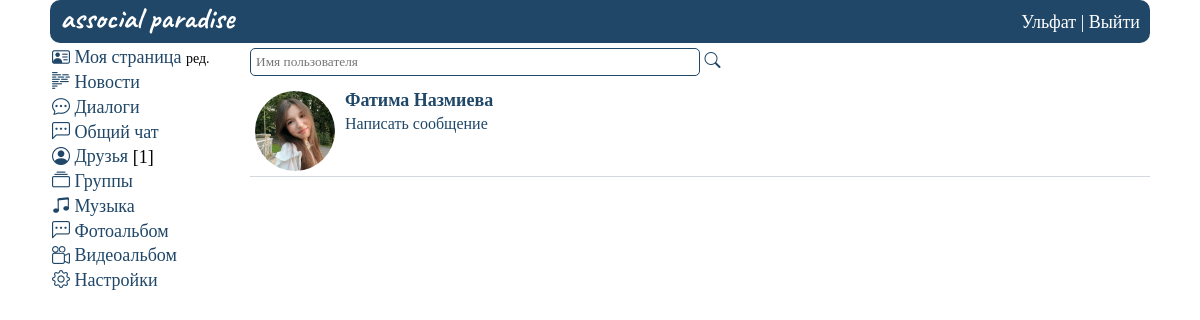
/friends (signed in), run on an earlier commit of the app's database.
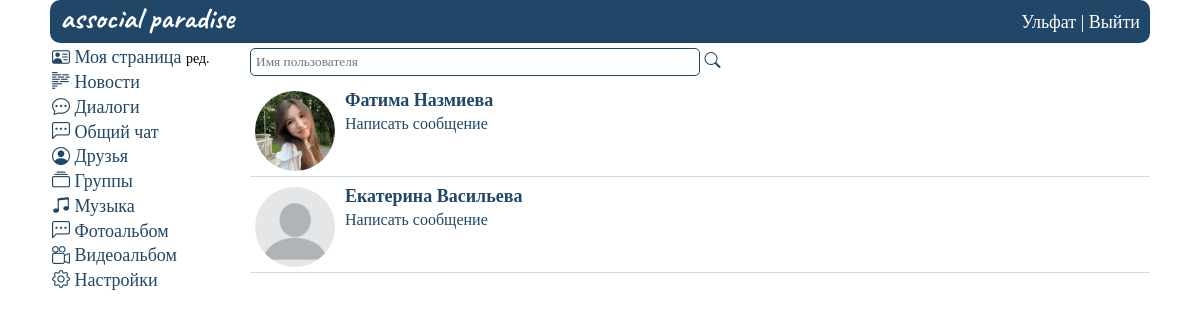
And on a later commit of the database.
### mysite/models.py (models this page shows)
class FriendsList(models.Model):
    from_user = models.TextField(max_length=100)
    to_user = models.TextField(max_length=100)
    friends = models.TextField(max_length=1, default=0)
    time_create = models.DateTimeField(auto_now_add=True)
    class Meta:
        verbose_name_plural = 'Друзья'

### mysite/views.py (the view)
# urls.py: path("friends", viewFriends, name="friends"), #Показать список всех пользователей
@login_required(login_url='home')
def viewFriends(request):
    userid = getAuthUser(request)
    personal_data = getUser(userid)
    allDialogues = getAllMessages(userid)
    unread_messages = calculation_unread(allDialogues, userid)
    friends = FriendsList.objects.raw(
            f'SELECT * FROM MYSITE_friendslist fl JOIN MYSITE_userprofile up on fl.to_user = up.user_id WHERE fl.from_user = {userid} and fl.friends = 1')
    followers = FriendsList.objects.raw(
        f'SELECT * FROM MYSITE_friendslist fl JOIN MYSITE_userprofile up on fl.from_user = up.user_id WHERE fl.to_user = {userid} and fl.friends = 0')
    data = {
        'userid': userid,
        'personal_data': personal_data,
        'allDialogues': allDialogues,
        'unread_messages': unread_messages,
        'friends': friends,
        'followers': followers,
        'len_followers': len(followers),
    }
    if request.method == 'POST':
        form = request.POST
        data['find_user'] = UserProfile.objects.filter(first_name__contains=form['search_friend'])
    return render(request, 'friends.html', data)

### mysite/views.py (called while the page is built)
def getAuthUser(request):
    return request.session.get('is_auth', False)

def getUser(userid):
    return UserProfile.objects.get(user_id=userid)

def calculation_unread(messages, userid):
    msg = 0
    for i in messages:
        if i.status_message == 0 and int(i.last_sender) != userid:
            msg += 1
    return msg

def getAllMessages(userid):
    allMsg = HaveDialog.objects.raw(
        f'select 1 as id, up.first_name as name_sender, up2.first_name as name_recipient, hd.time_update, hd.last_sender, up3.first_name as name_last_sender, hd.user_recipient_id, hd.user_sender_id, hd.status_message, up.avatar, hd.last_message from mysite_havedialog hd join mysite_userprofile up on up.user_id = hd.user_sender_id join mysite_userprofile up2 on up2.user_id = hd.user_recipient_id join mysite_userprofile up3 on up3.user_id = hd.last_sender where hd.user_recipient_id = {userid} order by hd.time_update desc')
    return allMsg

### mysite/templates/friends.html (shortened to what this page needs)
{%extends 'base.html'%}
{% load static %}
{%block content%}
    <div class="wrapper_users">
    {% include "header.html" %}
    <div class="rows_user">
        <div class="col1_user">
            {% include "menu.html" %}
        </div>
        <div class="col2_user">
            <div class="users__form">
                <form method="post">
                    <input type="text" name="search_friend" placeholder="Имя пользователя" autofocus>
                    <button type="submit" class="button bi bi-search" ></button>
                </form>
            </div>
            <div class="user_list">
                {% for user in friends %}
                <div class="user_item">
                    <div class="user_item_img">
                        <a href="{% url 'viewUser' user.user_id %}" class="user_links"><img src="{% static user.avatar|cut:'mysite/static' %}"></a>
                    </div>
                    <div class="user_item_name">
                        <a href="{% url 'viewUser' user.user_id %}" class="user_links">{{ user.first_name }} {{ user.last_name }}</a>
                        <div class="user__send">
                            <a href="{% url 'viewDialogues' user.user_id %}">Написать сообщение</a>
                        </div>
                    </div>
                </div>
                {% endfor %}
            </div>
        </div>
    </div>
    </div>
{%endblock%}

What changed in the data, as far as the page shows it:
added FriendsList: first_name "Екатерина", last_name "Васильева"
Also different on the page:
{{ len_followers }}: "1" → (not shown)
